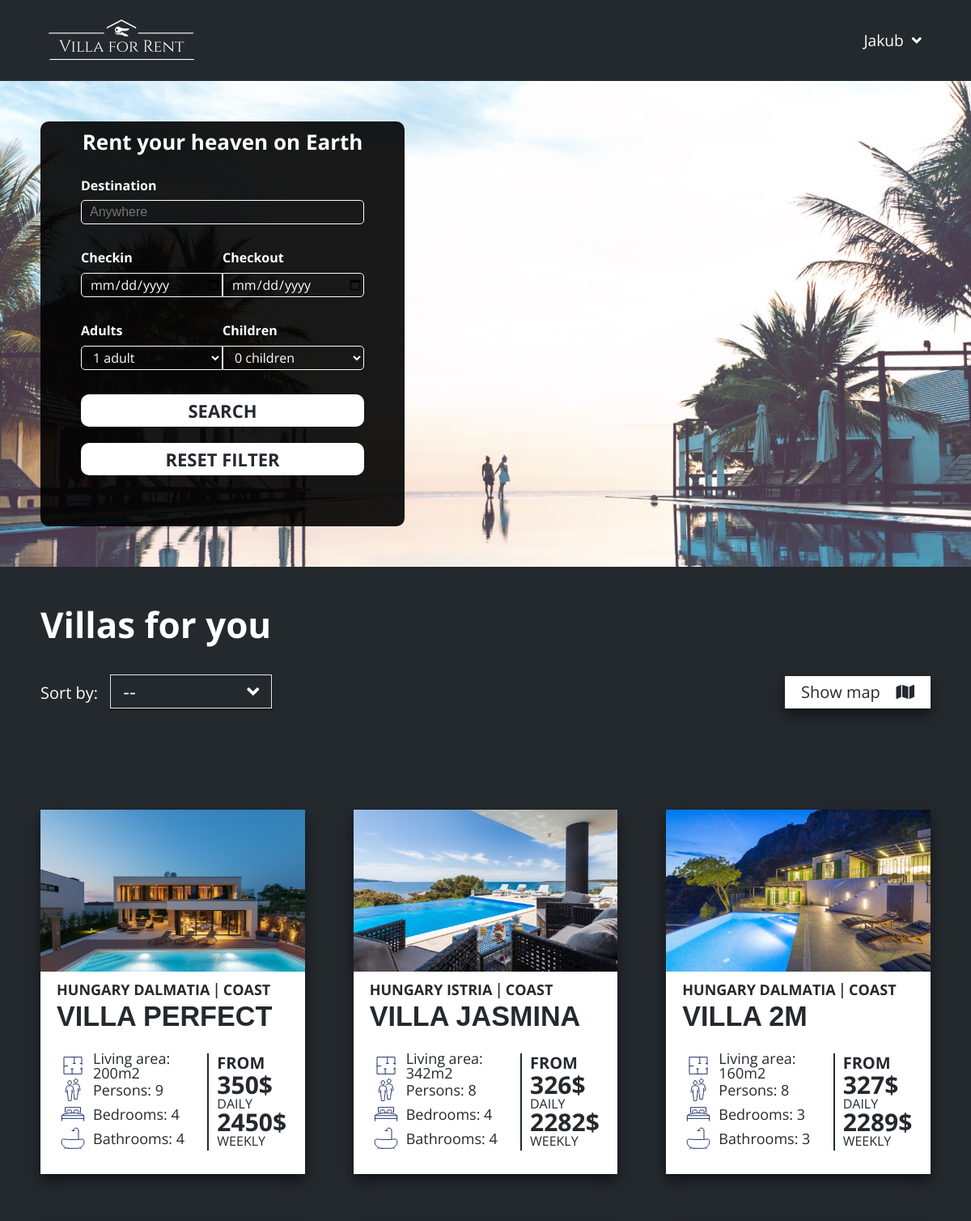
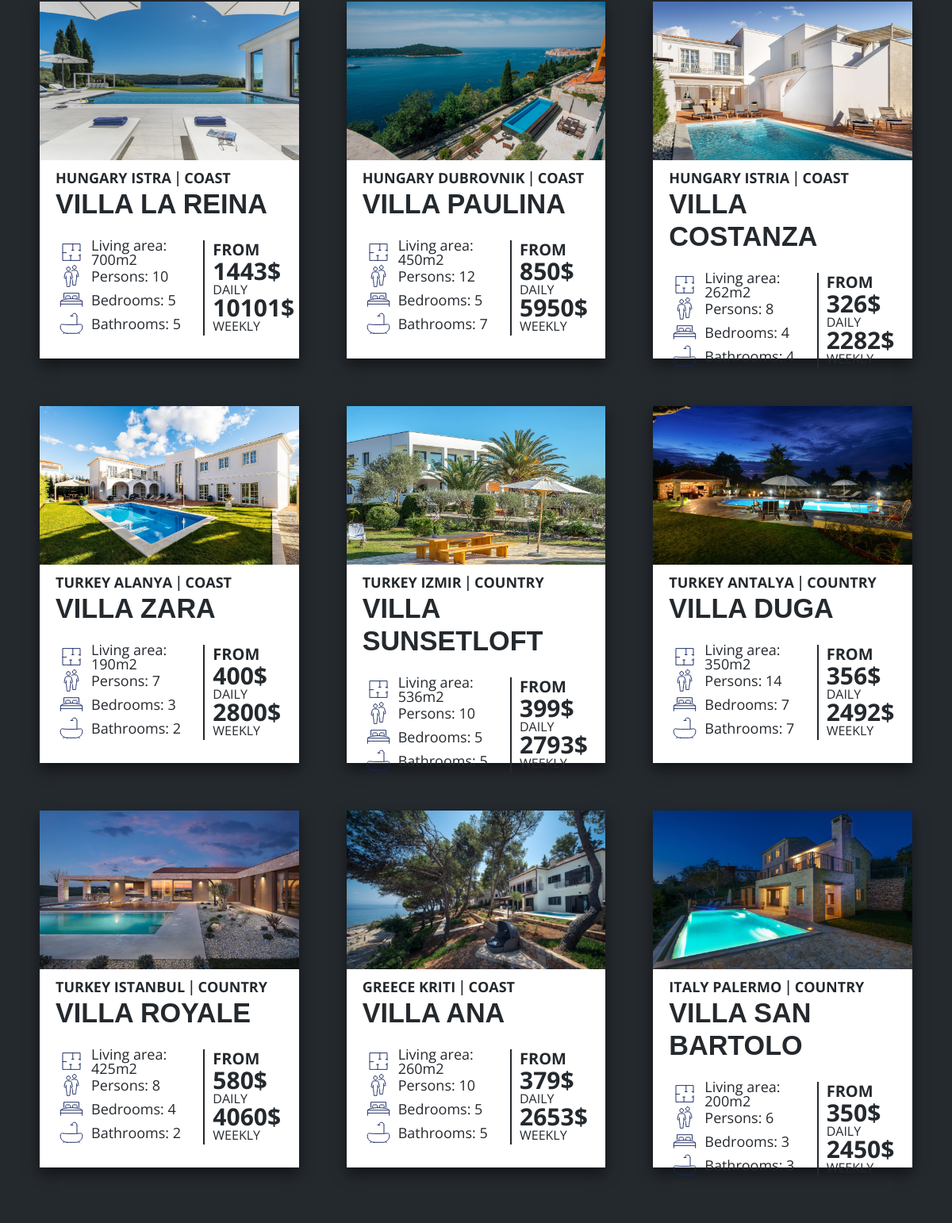
The app's page /main.php (signed in) with its own data (2 pictures, top to bottom).
### tables this page shows
CREATE TABLE `hotels` (
  `id_hotel` int(11) NOT NULL,
  `name` varchar(50) NOT NULL,
  `main_img` varchar(100) NOT NULL,
  `location` varchar(50) NOT NULL,
  `place` varchar(10) NOT NULL,
  `price` decimal(8,0) NOT NULL,
  `l_area` int(4) NOT NULL,
  `persons` int(2) NOT NULL,
  `bedrooms` int(2) NOT NULL,
  `bathrooms` int(2) NOT NULL,
  `seperate_toilet` int(2) NOT NULL,
  `distance_to_sea` varchar(4) NOT NULL,
  `year_of_build` int(4) NOT NULL,
  `pets` varchar(10) NOT NULL,
  `young_groups` varchar(15) NOT NULL,
  `airport` varchar(4) NOT NULL,
  `beach` varchar(4) NOT NULL,
  `city` varchar(4) NOT NULL,
  `pharmacy` varchar(4) NOT NULL,
  `pub` varchar(4) NOT NULL,
  `restaurant` varchar(4) NOT NULL,
  `sea` varchar(4) NOT NULL,
  `wifi` tinyint(1) NOT NULL,
  `tv` tinyint(1) NOT NULL,
  `pool` tinyint(1) NOT NULL,
  `parking` tinyint(1) NOT NULL,
  `grill` tinyint(1) NOT NULL,
  `espresso` tinyint(1) NOT NULL,
  `baby` tinyint(1) NOT NULL,
  `washing` tinyint(1) NOT NULL
);

### php_components/hotel_card.php (the view, shortened to what this page needs)
<?php
    if (isset($_GET['filter'])) {
        $location = $_GET['destination'];
        $checkin = $_GET['checkin'];
        $checkout = $_GET['checkout'];
        $adults = $_GET['adults'];
        $children = $_GET['children'];
        $persons = $adults + $children;
        $_SESSION["hotel_location"] = $location;
        $_SESSION["hotel_persons"] = $persons;
        $query = "SELECT * FROM hotels WHERE location LIKE '$location%' AND persons >= $persons";
        $results = mysqli_query($db, $query);
    } else {
        $query = "SELECT * FROM hotels";
        $results = mysqli_query($db, $query);
    }
    while ($row = mysqli_fetch_array($results) ) {
?>
<a href="./hotel.php?hotel_name=<?php echo $row['name']?>"><article class="hotel_card">
    <figure class="img_card_hotel">
        <img src="<?php echo $row['main_img']?>" alt="<?php echo $row['name']?> picture"/>
    </figure>
    <div class="hotel_card_box">
        <div class="hotel_card_location">
            <p><?php echo $row['location']?></p> | <p><?php echo $row['place']?></p>
        </div>
        <div class="hotel_card_name">
            <h1><?php echo $row['name']?></h1>
        </div>
        <div class="hotel_card_info_box">
            <div class="hotel_card_area">
                <div>
                    <span>Living area: <?php echo $row['l_area']?>m2</span>
                </div>
                <div>
                    <span>Persons: <?php echo $row['persons']?></span>
                </div>
                <div>
                    <span>Bedrooms: <?php echo $row['bedrooms']?></span>
                </div>
                <div>
                    <img src="./assets/bathrooms.svg" alt="bathrooms" />
                    <span>Bathrooms: <?php echo $row['bathrooms']?></span>
                </div>
            </div>
            <div class="hotel_card_price">
                <h1>FROM</h1>
                <span class="daily_contet"><?php echo $row['price']?>$</span>
                <span>DAILY</span>
                <span class="weekly_contet"><?php echo $row['price']*7?>$</span>
                <span>WEEKLY</span>
            </div>
        </div>
    </div>
</article></a>
<?php   } ?>

### records on screen
hotels: main_img (picture), location "HUNGARY DALMATIA", place "COAST", name "VILLA PERFECT", persons "9", bedrooms "4", bathrooms "4", price "350", $row['price']*7 "2450"
hotels: main_img (picture), location "HUNGARY ISTRIA", place "COAST", name "VILLA JASMINA", persons "8", bedrooms "4", bathrooms "4", price "326", $row['price']*7 "2282"
hotels: main_img (picture), location "HUNGARY DALMATIA", place "COAST", name "VILLA 2M", persons "8", bedrooms "3", bathrooms "3", price "327", $row['price']*7 "2289"
hotels: main_img (picture), location "HUNGARY ISTRA", place "COAST", name "VILLA LA REINA", persons "10", bedrooms "5", bathrooms "5", price "1443", $row['price']*7 "10101"
hotels: main_img (picture), location "HUNGARY DUBROVNIK", place "COAST", name "VILLA PAULINA", persons "12", bedrooms "5", bathrooms "7", price "850", $row['price']*7 "5950"
hotels: main_img (picture), location "HUNGARY ISTRIA", place "COAST", name "VILLA COSTANZA", persons "8", bedrooms "4", bathrooms "4", price "326", $row['price']*7 "2282"
hotels: main_img (picture), location "TURKEY ALANYA", place "COAST", name "VILLA ZARA", persons "7", bedrooms "3", bathrooms "2", price "400", $row['price']*7 "2800"
hotels: main_img (picture), location "TURKEY IZMIR", place "COUNTRY", name "VILLA SUNSETLOFT", persons "10", bedrooms "5", bathrooms "5", price "399", $row['price']*7 "2793"
hotels: main_img (picture), location "TURKEY ANTALYA", place "COUNTRY", name "VILLA DUGA", persons "14", bedrooms "7", bathrooms "7", price "356", $row['price']*7 "2492"
hotels: main_img (picture), location "TURKEY ISTANBUL", place "COUNTRY", name "VILLA ROYALE", persons "8", bedrooms "4", bathrooms "2", price "580", $row['price']*7 "4060"
hotels: main_img (picture), location "GREECE KRITI", place "COAST", name "VILLA ANA", persons "10", bedrooms "5", bathrooms "5", price "379", $row['price']*7 "2653"
hotels: main_img (picture), location "ITALY PALERMO", place "COUNTRY", name "VILLA SAN BARTOLO", persons "6", bedrooms "3", bathrooms "3", price "350", $row['price']*7 "2450"

### other values on screen
$_SESSION['username'] "Jakub"
